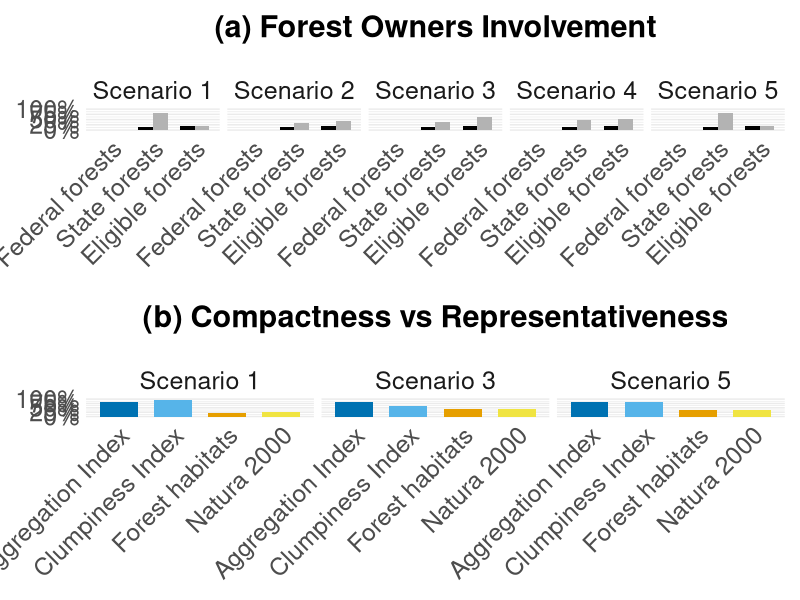
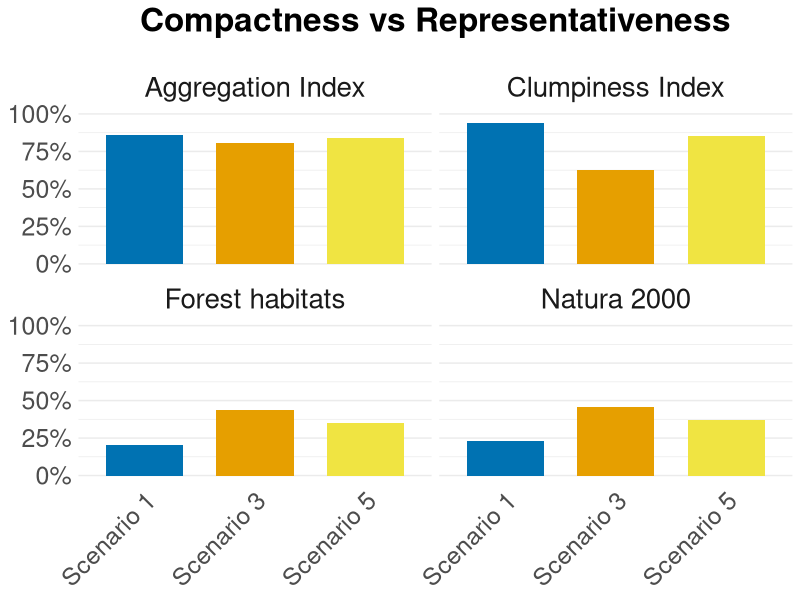
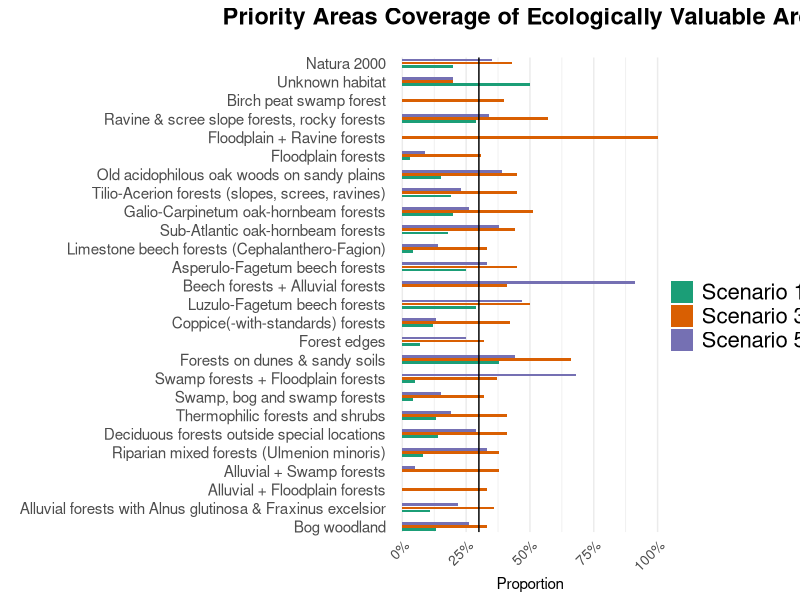
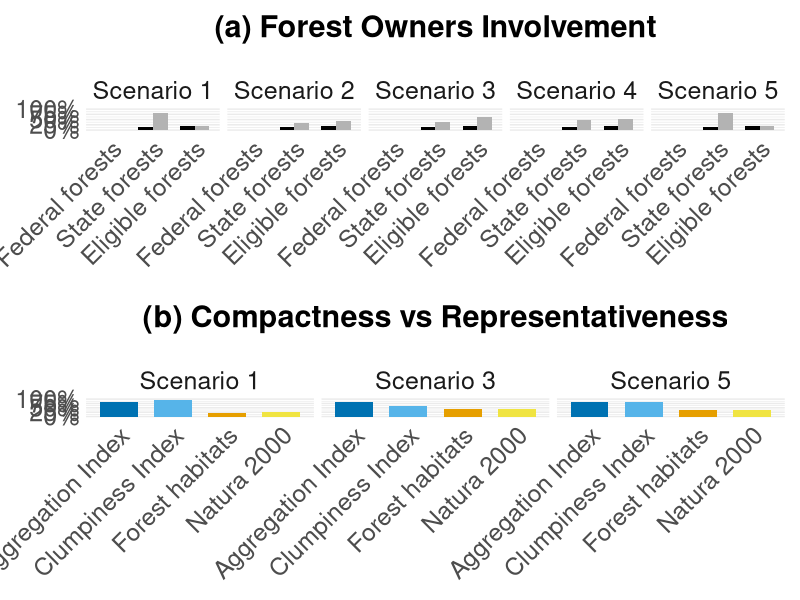
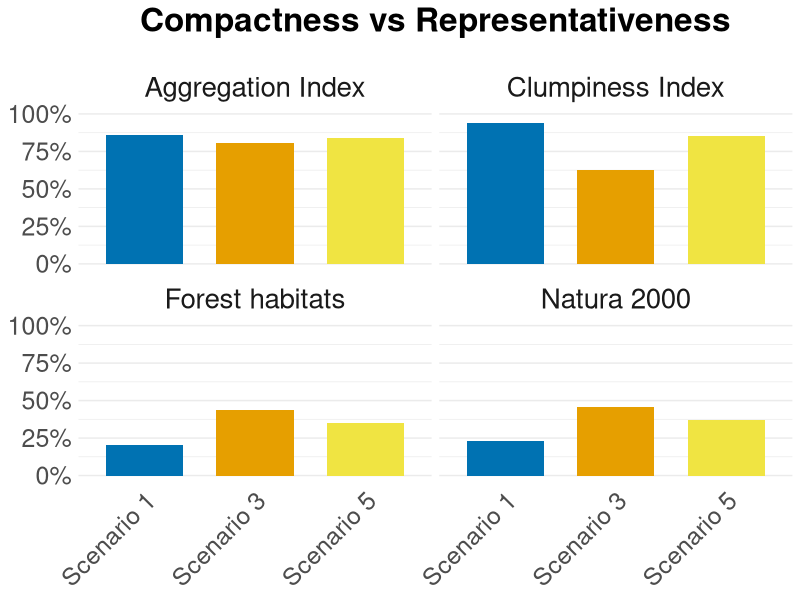
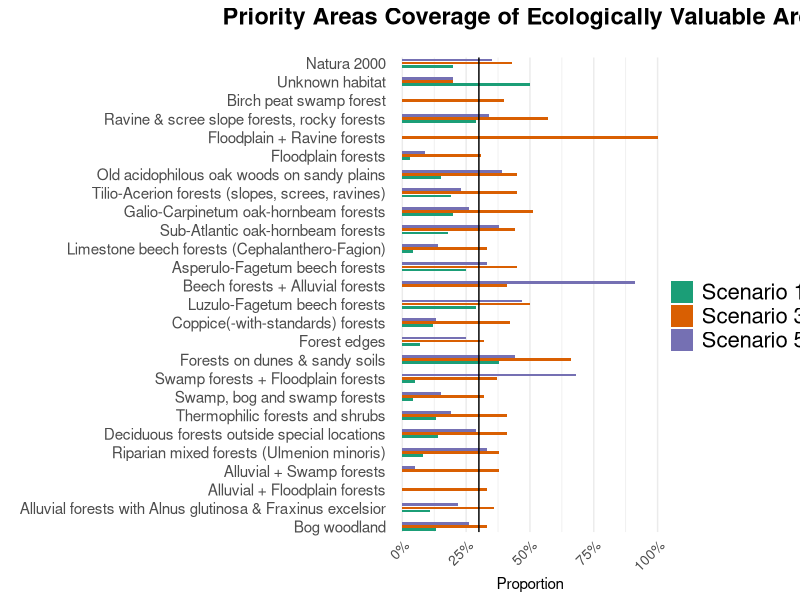

Generate these figures, in order, with R:
#load librariess
library(ggplot2)  
library(patchwork)
library(RColorBrewer)

# Dati per la prima serie
data1 <- data.frame(
  scenario = rep(paste("Scenario", 1:5), each = 6),
  ownership = rep(c("Federal forests", "State forests", "Eligible forests"), each = 2, times = 5),
  type = rep(c("Initial", "New"), 15),
  value = c(
    # Scenario 1
    0.016, 0.016, 0.13, 0.802, 0.182, 0.182,
    # Scenario 2
    0.016, 0.016, 0.13, 0.331, 0.182, 0.412,
    # Scenario 3
    0.016, 0.016, 0.13, 0.376, 0.182, 0.617,
    # Scenario 4
    0.016, 0.016, 0.13, 0.467, 0.182, 0.517,
    # Scenario 5
    0.016, 0.016, 0.13, 0.802, 0.182, 0.182
  )
)

# Impostare l'ordine corretto per le forest ownership
data1$ownership <- factor(data1$ownership, levels = c("Federal forests", "State forests", "Eligible forests"))


# Dati per la seconda serie
data2 <- data.frame(
  scenario = rep(paste("Scenario", c(1, 3, 5)), each = 4),
  metric = rep(c("Aggregation Index", "Clumpiness Index", "Forest habitats", "Natura 2000"), 3),
  value = c(
    # Scenario 1
    0.857, 0.939, 0.203, 0.233,
    # Scenario 3
    0.806, 0.625, 0.434, 0.459,
    # Scenario 5
    0.841, 0.852, 0.350, 0.372
  )
)

# Impostare l'ordine corretto per le metriche
data2$metric <- factor(data2$metric, levels = c("Aggregation Index", "Clumpiness Index", "Forest habitats", "Natura 2000"))




#formattazione tema comune
common_theme <- function(
    title_size = 22,           # esempio: 16 per il titolo
    axis_text_size = 18,       # esempio: 12 per i tick degli assi
    facet_size = 18            # esempio: 13 per il facet label
) {
  theme_minimal() +
    theme(
      legend.position = "none",
      axis.text.x = element_text(angle = 45, hjust = 1, size = axis_text_size),
      axis.text.y = element_text(size = axis_text_size),    # aggiungi questa linea per asse y
      strip.text = element_text(size = facet_size, face = "plain"),
      plot.title = element_text(
        hjust = 0.5,
        face = "bold",
        margin = margin(b = 20),
        size = title_size
      ),
      axis.title.y = element_blank()
    )
}


# Prima serie di barplot
p1 <- ggplot(data1, aes(x = ownership, y = value, fill = type)) +
  geom_bar(stat = "identity", position = "dodge", width = 0.7) +
  scale_fill_manual(values = c("Initial" = "black", "New" = "grey70")) +
  facet_grid(~ scenario, scales = "free_x", space = "free_x") +
  labs(title = "(a) Forest Owners Involvement", x = NULL) +
  common_theme() +
  scale_y_continuous(limits = c(0, 1), labels = scales::percent)

#rimuovo griglia in sfondo
p1 <- p1 + theme(
  panel.grid.major.x = element_blank(),
  panel.grid.minor.x = element_blank()
)


# Seconda serie di barplot (risolvendo commento di Trishna)
p2 <- ggplot(data2, aes(x = metric, y = value, fill = metric)) +
  geom_bar(stat = "identity", width = 0.7) +
  scale_fill_manual(
    values = c(
      "Aggregation Index" = "#0072B2",        # blu intenso
      "Clumpiness Index" = "#56B4E9",        # azzurro
      "Forest habitats" = "#E69F00", # arancione
      "Natura 2000" = "#F0E442"  # giallo
    )
  ) +
  facet_grid(~ scenario, scales = "free_x", space = "free_x") +
  labs(title = "(b) Compactness vs Representativeness", x = NULL, y = "Percentage") +
  common_theme() +
  scale_y_continuous(limits = c(0, 1), labels = scales::percent)

p2 <- p2 + theme(
  panel.grid.major.x = element_blank(),
  panel.grid.minor.x = element_blank()
)


# Combinare i plot verticalmente con più spazio tra loro
#final_plot <- p1 / plot_spacer() / p2 / plot_spacer() / p3 +
# plot_layout(heights = c(1.2, 0.1, 1, 0.1, 1))

# metto solo p1 e p2 uno sopra l'altro come da commento di Francesco
final_plot <- p1 / plot_spacer() / p2 + 
  plot_layout(heights = c(1.2, 0.1, 1))

# Visualizzare il plot
print(final_plot)

# Salvare il plot come immagine ad alta risoluzione
ggsave("C:/NRW_figures/NRW figures/Data manipulation/fig3.png", final_plot, width = 12, height = 18, dpi = 1000)



### nuova Figure 2b su consiglio di Francesco

# Imposta scenario come fattore per mantenere l'ordine
data2$scenario <- factor(data2$scenario, levels = c("Scenario 1", "Scenario 3", "Scenario 5"))

# Barplot: 4 grafici (uno per metrica), 3 barre per scenario
p2b <- ggplot(data2, aes(x = scenario, y = value, fill = scenario)) +
  geom_bar(stat = "identity", width = 0.7) +
  facet_wrap(~ metric, ncol = 2) +
  scale_fill_manual(
    values = c(
      "Scenario 1" = "#0072B2",
      "Scenario 3" = "#E69F00",
      "Scenario 5" = "#F0E442"
    )
  ) +
  labs(title = "Compactness vs Representativeness", x = NULL, y = "Percentage") +
  common_theme() +
  scale_y_continuous(limits = c(0, 1), labels = scales::percent) +
  theme(
    panel.grid.major.x = element_blank(),
    panel.grid.minor.x = element_blank()
  )

p2b <- p2b + theme(
  plot.title = element_text(size = 24),       # titolo principale (20+4)
  axis.title = element_text(size = 20),       # titoli assi x e y (16+4)
  axis.text = element_text(size = 18),        # numeri e label sugli assi (14+4)
  legend.title = element_text(size = 20),     # titolo legenda (16+4)
  legend.text = element_text(size = 18),      # testo legenda (14+4)
  strip.text = element_text(size = 20)        # testo sopra i facet (16+4)
)



p2b

ggsave("C:/NRW_figures/NRW figures/Outputs_figures/figure2b_new.png", p2b, width = 18, height = 15, dpi = 600, bg = "white")

###########################################################################################################################





### making a separate figure for Figure 2c called Figure 5 ###


# Dati per la terza serie
features <- c("91D0", "91E0", "91E0; NAX0", "91E0; NAC0", "91F0", "NA00", "NAB0", "NAC0", "NAC0; NAX0", "NAD0", 
              "NAV0", "NAW0", "9110", "9110; 91E0", "9130", "9150", "9160", "9170", "9180", "9190", 
              "NAX0", "NAX0; NAY0", "NAY0", "91D1", "NAK0", "Natura 2000")

values_scenario1 <- c(13, 11, 0, 0, 8, 14, 13, 4, 5, 38, 7, 12, 29, 0, 25, 4, 18, 20, 19, 15, 3, 0, 29, 0, 50, 20)
values_scenario3 <- c(33, 36, 33, 38, 38, 41, 41, 32, 37, 66, 32, 42, 50, 41, 45, 33, 44, 51, 45, 45, 31, 100, 57, 40, 20, 43)
values_scenario5 <- c(26, 22, 0, 5, 33, 29, 19, 15, 68, 44, 25, 13, 47, 91, 33, 14, 38, 26, 23, 39, 9, 0, 34, 0, 20, 35)

data3 <- data.frame(
  scenario = rep(paste("Scenario", c(1, 3, 5)), each = 26),
  category = rep(features, 3),
  value = c(values_scenario1, values_scenario3, values_scenario5) / 100  # Convertito in decimali
)

# Impostare l'ordine corretto per le categorie
data3$category <- factor(data3$category, levels = features)

# Terza serie di barplot
p3 <- ggplot(data3, aes(x = category, y = value, fill = factor(scenario))) +
  geom_bar(stat = "identity", width = 0.8) +
  scale_fill_brewer(palette = "Dark2") +
  facet_grid(~ scenario, scales = "free_x", space = "free_x") +
  geom_hline(yintercept = 0.3, color = "black", linetype = "solid", size = 0.5) +
  labs(title = "Priority Areas Coverage of Ecologically Valuable Areas", x = "") +
  common_theme() +
  theme(
    axis.text.x = element_text(angle = 45, hjust = 1, size = 6),
    axis.text.x.bottom = element_text(size = 6, hjust = 1, angle = 45)  # Aggiungi questa riga
  ) +
  scale_y_continuous(limits = c(0, 1), labels = scales::percent)

p3 <- p3 + theme(
  panel.grid.major.x = element_blank(),
  panel.grid.minor.x = element_blank()
)

# codice per seguire consiglio francesco

feature_names <- c(
  "Bog woodland",
  "Alluvial forests with Alnus glutinosa & Fraxinus excelsior",
  "Alluvial + Floodplain forests",
  "Alluvial + Swamp forests",
  "Riparian mixed forests (Ulmenion minoris)",
  "Deciduous forests outside special locations",
  "Thermophilic forests and shrubs",
  "Swamp, bog and swamp forests",
  "Swamp forests + Floodplain forests",
  "Forests on dunes & sandy soils",
  "Forest edges",
  "Coppice(-with-standards) forests",
  "Luzulo-Fagetum beech forests",
  "Beech forests + Alluvial forests",
  "Asperulo-Fagetum beech forests",
  "Limestone beech forests (Cephalanthero-Fagion)",
  "Sub-Atlantic oak-hornbeam forests",
  "Galio-Carpinetum oak-hornbeam forests",
  "Tilio-Acerion forests (slopes, screes, ravines)",
  "Old acidophilous oak woods on sandy plains",
  "Floodplain forests",
  "Floodplain + Ravine forests",
  "Ravine & scree slope forests, rocky forests",
  "Birch peat swamp forest",
  "Unknown habitat",
  "Natura 2000"
)

# Sostituisci i livelli della variabile category con i nomi completi

data3$category <- factor(data3$category, levels = features, labels = feature_names)


### tentativo di allargar elo spazio tra i blocchi di barre

# Supponiamo che tu abbia già:
# - feature_names: vettore con i nomi degli habitat (estesi)
# - data3: il dataframe originale con scenario, category (codice habitat), value

library(cowplot)


# 1. Crea una lista alternata tra habitat e spazi unici
feature_names_spaced <- as.vector(rbind(
  feature_names,
  paste0("space", seq_along(feature_names))
))
feature_names_spaced <- feature_names_spaced[-length(feature_names_spaced)] # rimuovi ultimo spazio extra

# 2. Crea righe vuote per ogni scenario e ogni spazio
empty_rows <- expand.grid(
  scenario = unique(data3$scenario),
  category = feature_names_spaced[grepl("^space", feature_names_spaced)],
  value = 0
)

# 3. Unisci ai dati originali
data3_spaced <- rbind(data3, empty_rows)

# 4. Aggiorna i livelli del fattore category
data3_spaced$category <- factor(data3_spaced$category, levels = feature_names_spaced)

# 5. Crea il grafico
data3_spaced$scenario <- factor(data3_spaced$scenario)

p3_spaced <- ggplot(data3_spaced, aes(x = category, y = value, fill = scenario)) +
  geom_bar(stat = "identity",
           position = position_dodge2(width = 0.8, preserve = "single"),
           width = 1, show.legend = FALSE) +
  scale_fill_brewer(palette = "Dark2", name = "Scenario") +
  geom_hline(yintercept = 0.3, color = "black", linetype = "solid", size = 0.5) +
  labs(
    title = "Priority Areas Coverage of Ecologically Valuable Areas",
    x = NULL,
    y = "Proportion"
  ) +
  common_theme() +
  coord_flip() +
  theme(
    panel.grid.major.y = element_blank(),
    panel.grid.minor.y = element_blank(),
    plot.title = element_text(size = 17),
    axis.text.y = element_text(size = 11, margin = margin(r = 0)),
    axis.text.x = element_text(size = 10),
    legend.title = element_text(size = 14),
    legend.text = element_text(size = 12),
    axis.ticks.y = element_blank()
  ) +
  scale_y_continuous(limits = c(0, 1), labels = scales::percent) +
  scale_x_discrete(labels = function(x) ifelse(grepl("^space", x), "", x))

# Plot dummy SOLO per la legenda
p_legend <- ggplot(subset(data3_spaced, !grepl("^space", category)),
                   aes(x = category, y = value, fill = scenario)) +
  geom_bar(stat = "identity",
           position = position_dodge(width = 0.8),
           width = 0.7) +
  scale_fill_brewer(palette = "Dark2", name = "") +
  theme_void() +
  theme(legend.position = "right",
        legend.title = element_text(size = 18),  # titolo legenda più grande
        legend.text = element_text(size = 16)    # testo legenda più grande
  )


legend <- get_legend(p_legend)

p3_spaced_final <- plot_grid(
  p3_spaced + theme(legend.position = "none"),
  legend,
  rel_widths = c(1, 0.18),
  nrow = 1
)

# Visualizza il grafico
print(p3_spaced_final)

ggsave("C:/NRW_figures/NRW figures/Outputs_figures/figure3_standalone.png", p3_spaced_final, width = 10, height = 12, dpi = 600, bg = "white")




